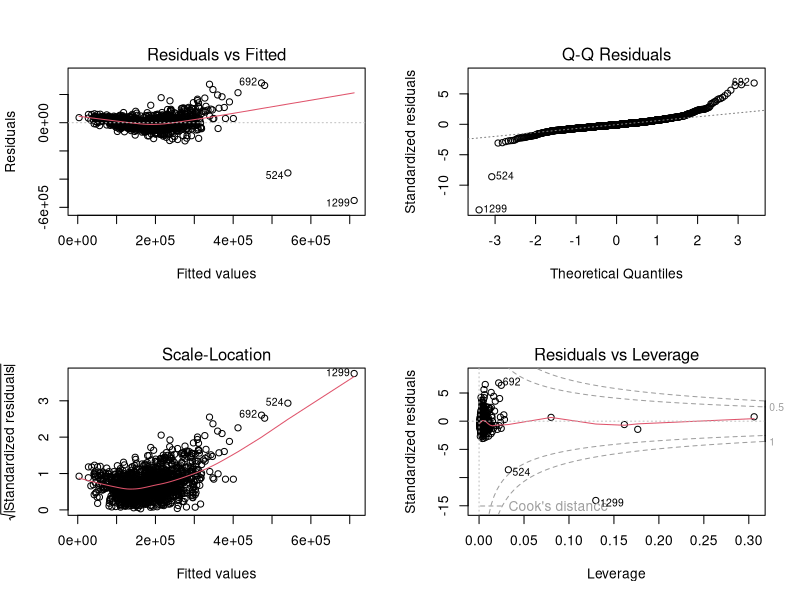

The R source for this figure:
# Cargar el conjunto de datos filtrado
precios_casas_filtrado <- read.csv("precios_casas_filtrado.csv")

# Modelo de regresión lineal
library(MASS)
library(car)

# Variables predictoras y fórmula del modelo
predictoras_numericas <- c("LotArea", "GrLivArea", "TotalBsmtSF", "YearBuilt", "GarageCars")
formula_completa <- as.formula(paste("SalePrice ~", paste(predictoras_numericas, collapse = " + ")))

# Ajustar el modelo completo
modelo_completo <- lm(formula_completa, data = precios_casas_filtrado)
summary(modelo_completo)

# Modelo óptimo usando Stepwise
modelo_optimo <- stepAIC(modelo_completo, direction = "both", trace = FALSE)
summary(modelo_optimo)

# Diagnóstico y visualización
par(mfrow = c(2, 2))
plot(modelo_optimo)

# Guardar resultados
capture.output(
  {
    cat("Resumen del Modelo Completo:\n")
    print(summary(modelo_completo))
    cat("\nResumen del Modelo Óptimo:\n")
    print(summary(modelo_optimo))
  },
  file = "resultados_modelo_regresion.txt"
)
